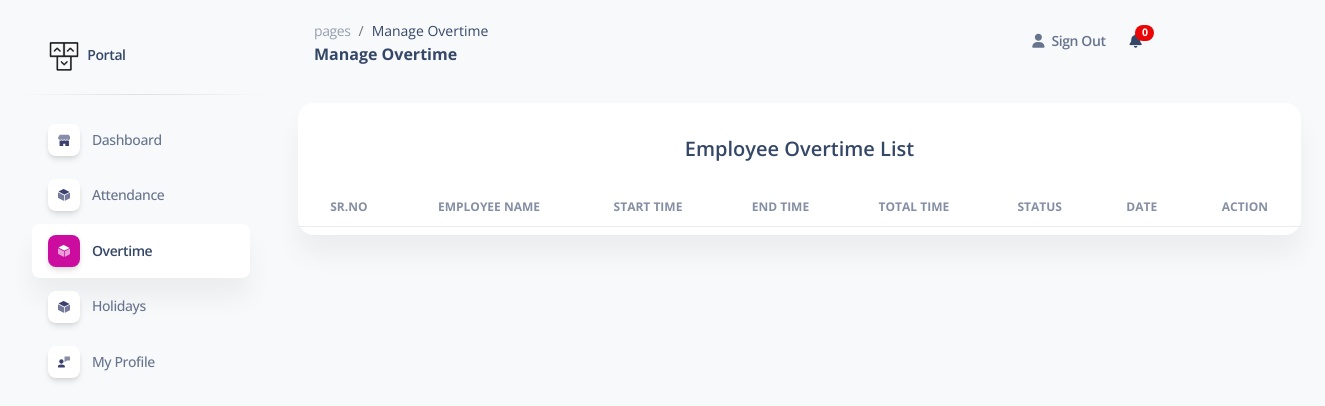
Before: /ManageOvertime.php (signed in) with the older database file.
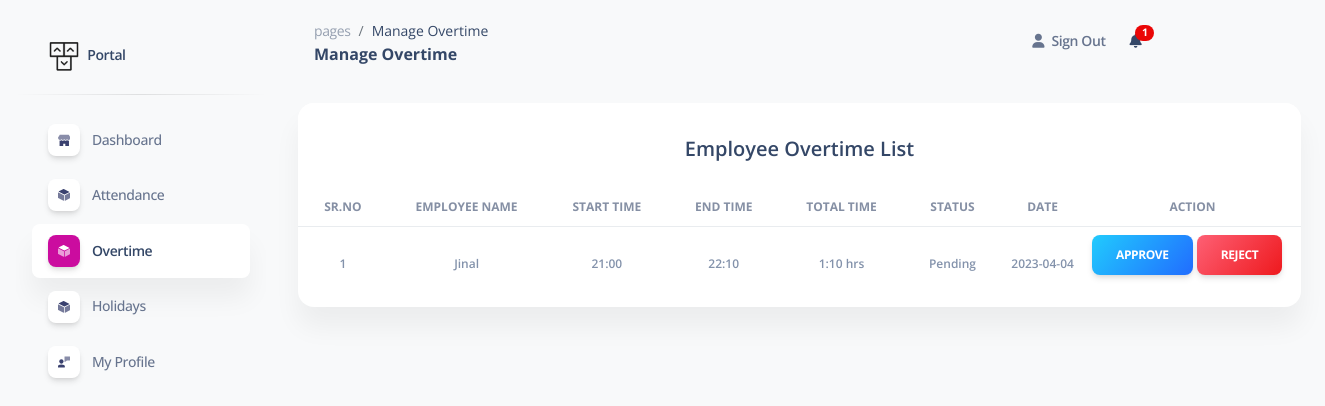
After: the same page with the newer database file.
### tables this page shows
CREATE TABLE `overtime` (
  `id` int(11) NOT NULL,
  `user_id` int(11) NOT NULL,
  `start` varchar(355) NOT NULL,
  `end` varchar(355) NOT NULL,
  `date` date NOT NULL,
  `month` date NOT NULL,
  `year` year(4) NOT NULL,
  `status` varchar(255) NOT NULL DEFAULT '1' COMMENT '1 = pending, 0 = approved , 2 = reject',
  `is_deleted` varchar(255) NOT NULL,
  `total_hours` varchar(255) DEFAULT NULL,
  `created_date` datetime NOT NULL DEFAULT current_timestamp()
);

CREATE TABLE `user` (
  `user_id` int(11) NOT NULL,
  `user_name` varchar(255) NOT NULL,
  `user_email` varchar(50) NOT NULL,
  `user_password` varchar(50) NOT NULL,
  `user_type` int(50) NOT NULL DEFAULT 1 COMMENT '1 = user, 2 = admin',
  `user_image` text NOT NULL,
  `monthly_salary` int(15) DEFAULT NULL,
  `daily_salary` int(15) NOT NULL DEFAULT 0,
  `user_status` varchar(50) NOT NULL DEFAULT '1' COMMENT '1 = active , 0 = deactive',
  `created_date` datetime NOT NULL DEFAULT current_timestamp() COMMENT 'Created time and date'
);

### ManageOvertime.php (the view, shortened to what the changed rows need)
<!DOCTYPE html>
<html lang="en">
<head>
  <link href="assets/css/nucleo-icons.css" rel="stylesheet" />
  <link href="assets/css/nucleo-svg.css" rel="stylesheet" />
  <link href="assets/css/nucleo-svg.css" rel="stylesheet" />
  <link id="pagestyle" href="assets/css/soft-ui-dashboard.css?v=1.0.3" rel="stylesheet" />
  <link rel="stylesheet" href="https://cdn.datatables.net/1.13.4/css/jquery.dataTables.css" />
</head>
<body class="g-sidenav-show  bg-gray-100">
  <?php include 'dbcon.php'; ?>
  <main class="main-content position-relative max-height-vh-100 h-100 mt-1 border-radius-lg ">
    <?php include 'navbar.php'; ?>
    <div class="container-fluid py-4">
      <div class="row">
        <div class="col-12">
          <div class="card mb-4">
            <div class="card-body px-0 pt-2 pb-2">
              <div class="table-responsive p-0">
                <table class="table align-items-center mb-0" id="overtimedata">
                  <thead>
                    <tr>
                      <th class="text-center text-uppercase text-xs font-weight-bolder opacity-8">Sr.No</th>
                      <th class="text-center text-uppercase text-xs font-weight-bolder opacity-8">Employee Name</th>
                      <th class="text-center text-uppercase text-xs font-weight-bolder opacity-8">Start Time</th>
                      <th class="text-center text-uppercase text-xs font-weight-bolder opacity-8">End Time</th>
                      <th class="text-center text-uppercase text-xs font-weight-bolder opacity-8">Total Time</th>
                      <th class="text-center text-uppercase text-xs font-weight-bolder opacity-8">Status</th>
                      <th class="text-center text-uppercase text-xs font-weight-bolder opacity-8">Date</th>
                      <th class="text-center text-uppercase text-xs font-weight-bolder opacity-8">Action</th>
                    </tr>
                  </thead>
                  <tbody>
                    <?php
                    $todaymonth = date('m');
                    $todayyear = date('Y');
                    $sql = "SELECT overtime.id,overtime.user_id,overtime.start,overtime.end,overtime.date,overtime.status,overtime.total_hours,user.user_name,user.user_type from overtime INNER JOIN user WHERE overtime.user_id=user.user_id and overtime.status='1' and user.user_type='1' and month(overtime.date)=$todaymonth and year(overtime.date)=$todayyear";
                    $result = mysqli_query($con, $sql);
                    if (mysqli_num_rows($result) > 0) {
                      $sn = 1;
                      while ($row = mysqli_fetch_array($result)) {
                        ?>
                        <tr>
                          <td class="align-middle text-center">
                            <span class="text-secondary text-xs font-weight-bold ">
                              <?php echo $sn; ?>
                            </span>
                          </td>
                          <td class="align-middle text-center">
                            <span class="text-secondary text-xs font-weight-bold ">
                              <?php echo $row['user_name'] ?>
                            </span>
                          </td>
                          <td class="align-middle text-center">
                            <span class="text-secondary text-xs font-weight-bold ">
                              <?php echo $row['start'] ?>
                            </span>
                          </td>
                          <td class="align-middle text-center">
                            <span class="text-secondary text-xs font-weight-bold ">
                              <?php echo $row['end'] ?>
                            </span>
                          </td>
                          <td class="align-middle text-center">
                            <span class="text-secondary text-xs font-weight-bold ">
                              <?php echo date('g:i', strtotime($row['total_hours'])); ?> hrs
                            </span>
                          </td>
                          <td class="align-middle text-center">
                            <span class="text-secondary text-xs font-weight-bold ">
                              <?php echo 'Pending'; ?>
                            </span>
                          </td>
                          <td class="align-middle text-center">
                            <span class="text-secondary text-xs font-weight-bold ">
                              <?php echo $row['date'] ?>
                            </span>
                          </td>
                          <form method="POST" action="">
                            <td>
                              <div>
                                <a href="ManageOvertime.php?id=<?php echo $row['user_id']; ?>&tableid=<?php echo $row['id']; ?>&action=approve"
                                  class='btn btn-info bg-gradient-info' name="approve">Approve</a>
                                <a href="ManageOvertime.php?id=<?php echo $row['user_id']; ?>&tableid=<?php echo $row['id']; ?>&action=reject"
                                  class='btn btn-info bg-gradient-danger' name="reject">Reject</a>
                              </div>
                          </form>
                        </tr>
                        <?php $sn++;
                      }
                    } ?>
              </div>
            </div>
</body>
</html>

### navbar.php (shortened to what the changed rows need)
<?php
include 'dbcon.php';
?>
<nav class="navbar navbar-main navbar-expand-lg px-0 mx-4 shadow-none border-radius-xl" id="navbarBlur"
  navbar-scroll="true">
  <div class="container-fluid py-1 px-3">
    <div class="collapse navbar-collapse mt-sm-0 mt-2 me-md-0 me-sm-4" id="navbar">
      <ul class="navbar-nav  justify-content-end">
        <?php
        $user_id = $_SESSION['user_id'];
        $sql2 =
          $result = mysqli_query($con, "SELECT * from leave_data WHERE user_id='$user_id' AND leave_status = 'Pending' AND read_status='0'");
        $count = mysqli_num_rows($result);
        ?>
        <form method="POST" action="">
          <li class="nav-item dropdown ms-md-auto pe-md-3 d-flex align-items-center">
            <a class="nav-link" href="&action=read" type="submit" role="button" data-bs-toggle="dropdown"
              aria-expanded="false" name="submit">
              <i class="fa fa-bell cursor-pointer"></i><span
                class="badge rounded-pill bg-danger text-center d-inline-flex align-items-center justify-content-center"
                style="width:10%; height:2vh; position: relative; top: -10px; left: -6px;">
                <?php echo $count; ?>
              </span>
            </a>
          </li>
        </form>
      </ul>
    </div>
  </div>
</nav>

Changed rows visible on the page:
added overtime: user.user_name "Jinal", start "21:00", end "22:10", total_hours "1:10", date "2023-04-04"
Other visible differences:
$count: "0" → "1"
